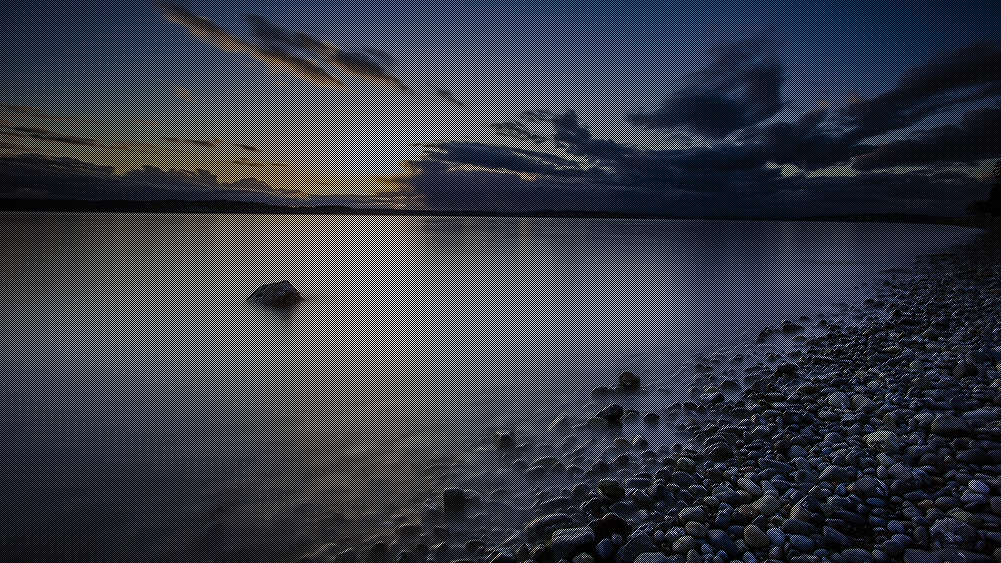
#> input picture output/rec.jpg, 1001 x 563 px
$ python test.py
#> lines starting #> are read from the running program, lines starting #| are printed output that depends on the picture
import numpy as np
import cv2 as cv
from matplotlib import pyplot as plt
img = cv.imread('./output/rec.jpg')
#> img is the input picture: shape (563, 1001, 3); mean B, G, R 68.1, 58.8, 54.8
h = np.zeros((256,256,3))
bins = np.arange(256).reshape(256,1)
color = [(255,0,0),(0,255,0),(0,0,255)]
for i,col in enumerate(color):
    histr = cv.calcHist([img],[i],None,[256],[0,256])
    cv.normalize(histr,histr,0,255*.9,cv.NORM_MINMAX)
    hist = np.int32(np.around(histr))
    pts = np.column_stack((bins,hist))
    cv.polylines(h,[pts],False,col)
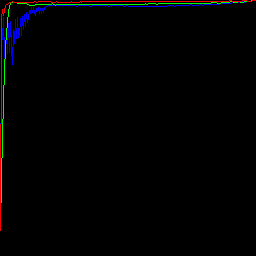
#> h: shape (256, 256, 3) float64; mean B, G, R 2.2, 1.7, 1.9
h = np.flipud(h)
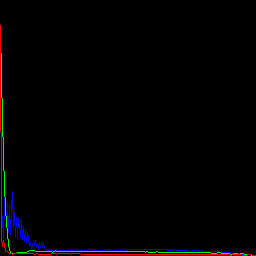
#> h: shape (256, 256, 3) float64; mean B, G, R 2.2, 1.7, 1.9
cv.imshow("colorhist",h)
cv.waitKey(0)
#> (the run stopped early here; a loop or call above may not have finished)
